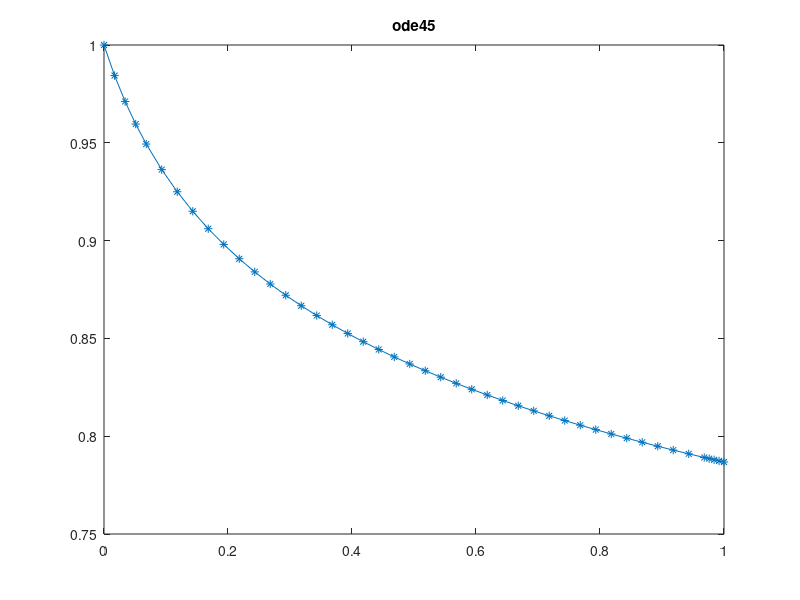

Write MATLAB code to recreate this figure. (Note: this script raises an error after producing the figure.)
close all; clear; clc;
% Objectius:
% - Entendre els conceptes basics dels metodes per a la resolucio numerica
% d'EDOs.
% - Implementar un metode per resoldre EDOs (metode d'Euler)
% - Comprovar experimentalment la convergencia d'un metode
%
% Tasques a fer:
% 1) Executar i mirar aquest script per veure com es pot resoldre el 
%    problema de valor inicial (PVI) amb la funcio de Matlab ode45
% 2) Implementar el metode d'Euler per a la resolucio del mateix PVI
%    Cal crear la funcio Euler amb els arguments d'entrada i sortida
%    especificats a aquest script. 
% 3) Dibuixar una grafica de log10(abs(error)) en funcio de log10(h), on l'error
%    s'evalua com la diferencia entre la solucio analitica i la solucio
%    numerica per x=2. Comprovar si l'ordre de convergencia coincideix amb
%    el teoric.
% Es proposa ara resoldre el PVI y''= -y, y(0)=1, y'(0)=0 per x en (0,T)
% 4) Reduir la EDO de segon ordre a un sistema d'EDOs de 1er ordre
%    Resoldre numericament el PVI amb el metode d'Euler per T=2*pi. Comprovar
%    la converg?ncia.
% 5) Amb h=0.01 resoldre el problema per T=10*pi,50*pi. ?s el m?tode
%    (absolutament) estable? 


% Resolucio de la EDO dy/dx = -y/(10x+1) per x en (0,1) 
% amb condicio inicial y(0)=1
f=@(x,y) -y/(10*x+1); a=0; b=1;  y0=1;

%Solucio amb funcions intrinseques de Matlab
[x,Y]=ode45(f,[a,b],y0);
figure(1), plot(x,Y,'-*'), title('ode45')
hold on;

[x1,Y1] = Euler(f,[a,b],y0,50);
plot(x1,Y1,'r-*'), title('Euler')
hold on;
%Solucio amb el metode d'Euler
h=0.1;
npassos=ceil((b-a)/h); 
[x,Y]=Euler(f,[a,b],y0,npassos); 
plot(x,Y,'-*g'), title('Euler')

a=0; b=2; y0=1; pas = 0.1;
[x,Y]=ode45(f,[a,b],y0);
vanalitic = Y(length(Y));
err = [];
H = [];
h = (b-a)-pas;
while(h > 0)
    H = [H, h];
    npassos=ceil((b-a)/h);
    [x1,Y1]=Euler(f,[a,b],y0,npassos);
    err = [err, abs(vanalitic - Y1(npassos))];
    h = h - pas;
end

figure(2), plot(-log(H), log(err), '*-');

%La segona edo
g1 = @(x,y) 0;
g2 = @(x,z) -y;
